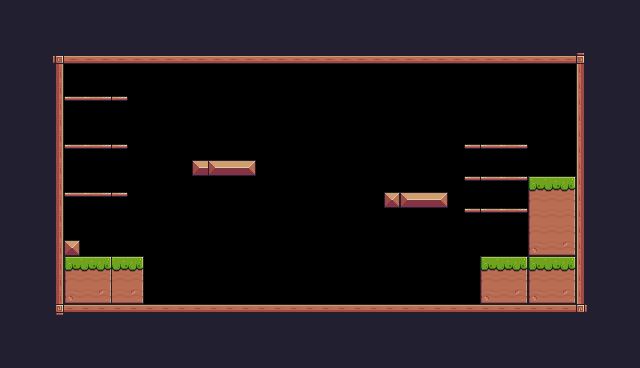

Below is a game level as drawn by its tile map, then a one-line description and the .tmx file that defines it, in full:
An orthogonal 40x23 tile map with 16x16 px tiles, 1 tile layer (Background) and 29 objects (9x Fruits, 8x Platform, Player, Saw, Checkpoint, ...).

<map version="1.10" tiledversion="1.10.2" orientation="orthogonal" renderorder="right-down" width="40" height="23" tilewidth="16" tileheight="16" infinite="0" nextlayerid="8" nextobjectid="46">
 <tileset firstgid="1" source="Pixel Adventure.tsx" />
 <layer id="1" name="Background" width="40" height="23">
  <properties>
   <property name="BackgroundColor" value="Gray" />
  </properties>
  <data encoding="csv">
24,24,24,24,24,24,24,24,24,24,24,24,24,24,24,24,24,24,24,24,24,24,24,24,24,24,24,24,24,24,24,24,24,24,24,24,24,24,24,24,
24,24,24,24,24,24,24,24,24,24,24,24,24,24,24,24,24,24,24,24,24,24,24,24,24,24,24,24,24,24,24,24,24,24,24,24,24,24,24,24,
24,24,24,24,24,24,24,24,24,24,24,24,24,24,24,24,24,24,24,24,24,24,24,24,24,24,24,24,24,24,24,24,24,24,24,24,24,24,24,24,
24,24,24,92,134,134,134,134,134,134,134,134,134,134,134,134,134,134,134,134,134,134,134,134,134,134,134,134,134,134,134,134,134,134,134,134,93,24,24,24,
24,24,24,113,0,0,0,0,0,0,0,0,0,0,0,0,0,0,0,0,0,0,0,0,0,0,0,0,0,0,0,0,0,0,0,0,111,24,24,24,
24,24,24,113,0,0,0,0,0,0,0,0,0,0,0,0,0,0,0,0,0,0,0,0,0,0,0,0,0,0,0,0,0,0,0,0,111,24,24,24,
24,24,24,113,40,41,42,42,0,0,0,0,0,0,0,0,0,0,0,0,0,0,0,0,0,0,0,0,0,0,0,0,0,0,0,0,111,24,24,24,
24,24,24,113,0,0,0,0,0,0,0,0,0,0,0,0,0,0,0,0,0,0,0,0,0,0,0,0,0,0,0,0,0,0,0,0,111,24,24,24,
24,24,24,113,0,0,0,0,0,0,0,0,0,0,0,0,0,0,0,0,0,0,0,0,0,0,0,0,0,0,0,0,0,0,0,0,111,24,24,24,
24,24,24,113,40,41,42,42,0,0,0,0,0,0,0,0,0,0,0,0,0,0,0,0,0,0,0,0,0,40,40,41,42,0,0,0,111,24,24,24,
24,24,24,113,0,0,0,0,0,0,0,0,13,13,14,15,0,0,0,0,0,0,0,0,0,0,0,0,0,0,0,0,0,0,0,0,111,24,24,24,
24,24,24,113,0,0,0,0,0,0,0,0,0,0,0,0,0,0,0,0,0,0,0,0,0,0,0,0,0,40,40,41,42,7,8,9,111,24,24,24,
24,24,24,113,40,41,42,42,0,0,0,0,0,0,0,0,0,0,0,0,0,0,0,0,35,13,14,15,0,0,0,0,0,29,30,31,111,24,24,24,
24,24,24,113,0,0,0,0,0,0,0,0,0,0,0,0,0,0,0,0,0,0,0,0,0,0,0,0,0,40,40,41,42,29,30,31,111,24,24,24,
24,24,24,113,0,0,0,0,0,0,0,0,0,0,0,0,0,0,0,0,0,0,0,0,0,0,0,0,0,0,0,0,0,29,30,31,111,24,24,24,
24,24,24,113,35,0,0,0,0,0,0,0,0,0,0,0,0,0,0,0,0,0,0,0,0,0,0,0,0,0,0,0,0,51,52,53,111,24,24,24,
24,24,112,113,7,8,9,8,9,0,0,0,0,0,0,0,0,0,0,0,0,0,0,0,0,0,0,0,0,0,7,8,9,7,8,9,111,24,24,24,
24,24,112,113,29,30,31,30,31,0,0,0,0,0,0,0,0,0,0,0,0,0,0,0,0,0,0,0,0,0,29,30,31,29,30,31,111,24,24,24,
24,24,24,113,51,52,53,52,53,0,0,0,0,0,0,0,0,0,0,0,0,0,0,0,0,0,0,0,0,0,51,52,53,51,52,53,111,24,24,24,
24,24,24,114,90,90,90,90,90,90,90,90,90,90,90,90,90,90,90,90,90,90,90,90,90,90,90,90,90,90,90,90,90,90,90,90,115,24,24,24,
24,24,24,24,24,24,24,24,24,24,24,24,24,24,112,112,112,112,112,112,24,24,24,24,24,24,24,24,24,24,24,24,24,24,24,24,24,24,24,24,
24,24,24,24,24,24,24,24,24,24,24,24,24,24,24,24,24,24,24,24,24,24,24,24,24,24,24,24,24,24,24,24,24,24,24,24,24,24,24,24,
24,24,24,24,24,24,24,24,24,24,24,24,24,24,24,24,24,24,24,24,24,24,24,24,24,24,24,24,24,24,24,24,24,24,24,24,24,24,24,24
</data>
 </layer>
 <objectgroup id="7" name="Collisions">
  <object id="11" x="48" y="64" width="16" height="256" />
  <object id="12" x="48" y="48" width="544" height="16" />
  <object id="13" x="576" y="64" width="16" height="256" />
  <object id="14" x="64" y="304" width="512" height="16" />
  <object id="15" x="64" y="256" width="80" height="48" />
  <object id="16" x="64" y="240" width="16" height="16" />
  <object id="17" x="480" y="256" width="96" height="48" />
  <object id="18" type="Platform" x="464" y="208" width="64" height="16" />
  <object id="20" type="Platform" x="464" y="176" width="64" height="16" />
  <object id="21" type="Platform" x="464" y="144" width="64" height="16" />
  <object id="22" type="Platform" x="384" y="192" width="64" height="16" />
  <object id="23" type="Platform" x="192" y="160" width="64" height="16" />
  <object id="24" type="Platform" x="64" y="192" width="64" height="16" />
  <object id="26" type="Platform" x="64" y="144" width="64" height="16" />
  <object id="27" type="Platform" x="64" y="96" width="64" height="16" />
  <object id="43" x="528" y="176" width="48" height="80" />
 </objectgroup>
 <objectgroup id="6" name="Spawnpoints">
  <object id="9" name="Player" type="Player" x="112" y="224" width="31.5" height="31.5" />
  <object id="28" name="Bananas" type="Fruits" x="80" y="64" width="32" height="32" />
  <object id="30" name="Cherries" type="Fruits" x="80" y="112" width="32" height="32" />
  <object id="31" name="Kiwi" type="Fruits" x="80" y="160" width="32" height="32" />
  <object id="32" name="Cherries" type="Fruits" x="192" y="128" width="32" height="32" />
  <object id="33" name="Cherries" type="Fruits" x="224" y="128" width="32" height="32" />
  <object id="34" name="Orange" type="Fruits" x="384" y="160" width="32" height="32" />
  <object id="35" name="Orange" type="Fruits" x="416" y="160" width="32" height="32" />
  <object id="36" name="Apple" type="Fruits" x="464" y="112" width="32" height="32" />
  <object id="38" name="Apple" type="Fruits" x="496" y="112" width="32" height="32" />
  <object id="42" type="Saw" x="288" y="128" width="32" height="32">
   <properties>
    <property name="isVertical" type="bool" value="true" />
    <property name="offNeg" type="float" value="5" />
    <property name="offPos" type="float" value="10" />
   </properties>
  </object>
  <object id="44" type="Checkpoint" x="512" y="112" width="64" height="64" />
  <object id="45" name="Chicken" type="Chicken" x="384" y="272" width="32" height="32">
   <properties>
    <property name="offNeg" type="float" value="15" />
    <property name="offPos" type="float" value="4" />
   </properties>
  </object>
 </objectgroup>
</map>
